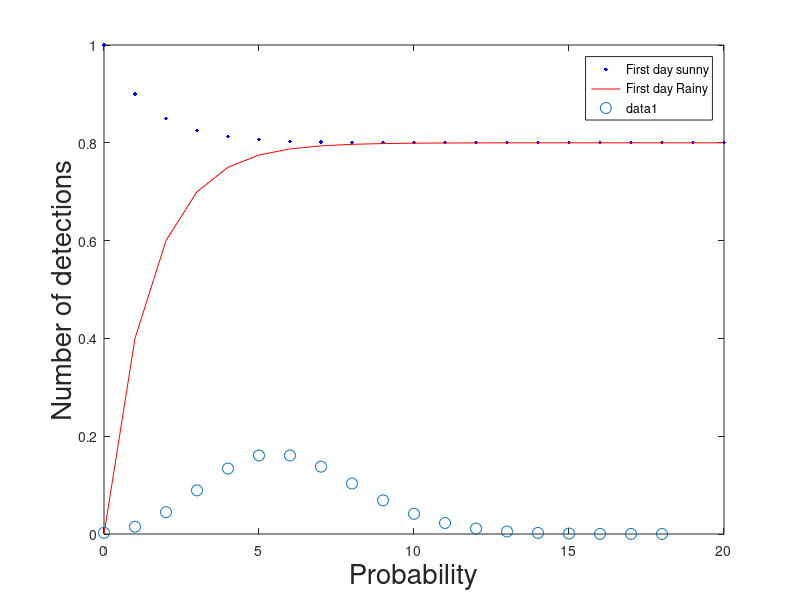

MATLAB code to generate this figure:
%% Q1a,b
%Here is the transition matrix describing the iteration of probabilities 

Mat=[0.9 0.1; 0.4 0.6];
N=[2 987654321];    %N of days

% using the Markov matrix technique, one sets the matrix power equal to the
% number of days of iteration, then selects the correct element. In this
% case, we started on a sunny day and want to know the probability of
% ending on a sunny day, so we select the component in the first row and
% first column
% prob that its sunny, N days after a sunny day is given by
Pa=Mat^N(1);
Proba=Pa(1,1);

Pb=Mat^N(2);
Probb=Pb(1,1);
Ps=1;
Pr=0;
X=0:20;
for i=1:20
    MatX=Mat^i;
    Ps(i+1)=MatX(1,1);
    Pr(i+1)=MatX(2,1);
end
figure
plot(X,Ps,'b .','MarkerSize',8);
hold on
plot(X,Pr,'r');
legend('First day sunny','First day Rainy');
xlabel('Number of days ellapsed','FontSize',16);
ylabel('Probability of being sunny','FontSize',16);
%% Q1c
%Using the bayesian formula P(a|b)=P(b|a)P(a)/P(b)
%prior P(S1)
prior= Probb; %as this is the convergent probability of any day being sunny

% likelihood P(S2|S1)
likelihood=0.9;

% evidence P(S2)=P(S2,S1)+P(S2,S1-)
evidence=0.9*Probb+0.4*(1-Probb);

% posterior
posterior=likelihood*prior/evidence;%???
%% Q2
N=14;       %number of galaxies
k=3;        %number of spiral galaxies
Psp=0.75;   %expected probabiliity
Pnonsp=(1-Psp);

Binom=binopdf(k,N,Psp);
% C=factorial(N)/(factorial(k)*factorial(N-k));
% Prob=C*Psp^k*Pnonsp^(N-k);%returns the same as MATLAB binomial func
Ptot=0; %Intialising the funstion to sum probabilities

%This for loop calculates the probaility of observing 0,1,2 or 3spirals and
%sums them into Ptot
for i=0:k
    P(i+1)=binopdf(i,N,Psp);
    Ptot=Ptot+binopdf(i,N,Psp);
end
%% Q3a
i=0;        %initialising
P=1;
Mean=6;  %The mean no# counts over 6 hours

%This loop only plots counts which have a 0.0001% probability and fills a
%vector for x(number of counts) and Poiss(prob on x counts)
while P>0.0001
    P=poisspdf(i,Mean);
    Poiss(i+1)=P;
    x(i+1)=i;
    i=i+1;
end
plot(x,Poiss,'o','MarkerSize',8);
xlabel('Probability','FontSize',20);
ylabel('Number of detections','FontSize',20);
% Q3b,c
Prob6=poisspdf(6,6);
%actual poisson calculation 
P6=Mean^6*exp(-Mean)/factorial(6)

%The probability of measuring 10 or more counts is equal to 1 minus the
%prob of 9 or less, P(>=10)=1-P(<10)

Prob9less=0;   %initialisation
for i=0:9
    Prob9less=Prob9less+poisspdf(i,Mean);
end
Prob10=1-Prob9less;
%% Q3d
% Using format long, the probabilities of seeing 5 counts and 6 counts were
% compared
format long
Prob6=poisspdf(6,6)
Prob5=poisspdf(5,6)

%% Q3e
P=1; 
Mean=6;

%when the probaility measured for i counts falls below 0.01 and when i>0
%the minimum count to satisfy the criterea is output
for i=0:1000
    P=poisspdf(i,Mean);
    if P<0.01 && i~=0
       Mincount=i; 
       break
    end
end
Mincount


